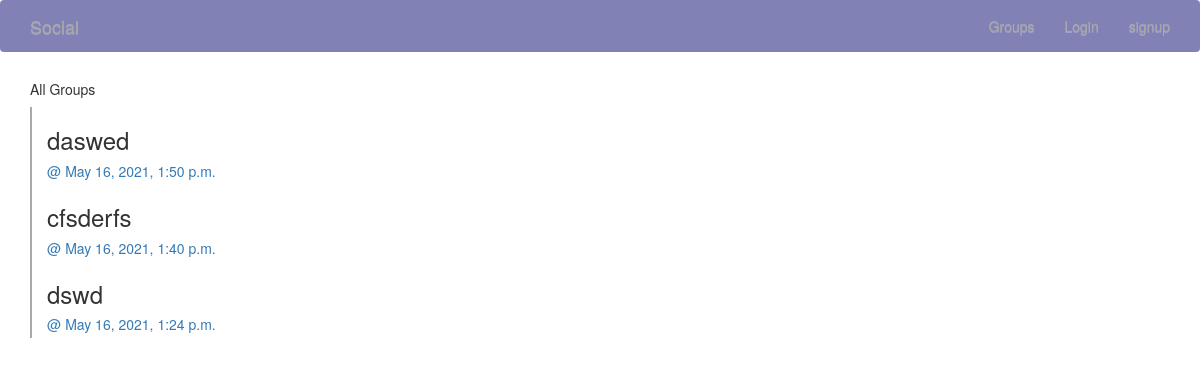
/posts/, run on the app's committed database.
### posts/models.py (models this page shows, shortened)
class Post(models.Model):
    user = models.ForeignKey(User,related_name='posts',on_delete=models.CASCADE)
    created_at = models.DateTimeField(auto_now=True)
    messages =models.TextField()
    message_html = models.TextField(editable=False)
    group = models.ForeignKey(Group,related_name='posts',null=True,blank=True,on_delete=models.CASCADE)
    class Meta():
        ordering = ['-created_at']
        unique_together = ['user','messages']

### posts/views.py (the view)
# urls.py: path('',views.PostList.as_view(),name='all'),
class PostList(SelectRelatedMixin, generic.ListView):
    model = models.Post
    select_related = ("user", "group")

### posts/templates/posts/post_list.html (shortened to what this page needs)
{%extends "posts/post_base.html"%}
{%block prepost %}
    <div class="card card-with-shadow">
        <div class="content">
            <h5 class="title">All Groups</h5>
        </div>
    </div>
    {%endblock%}
    {%block post_post%}
        <div class="col-md-8">
            {%for post in post_list%}
                {%include "posts/_post.html"%}
            {%endfor%}
        </div>
    {%endblock%}

### posts/templates/posts/_post.html (shortened to what this page needs)
<div class="post-media">
    <h3>{{post.message_html|safe}}</h3>
    <div class="media-body">
        <h5 class="media-heading">
            <span class="username">
                <a href="{% url 'posts:for_user' username=post.user.username%}">@{{user.username}}</a>
            </span>
            <time class="time">
                <a href="{% url 'posts:single' username=post.user.username pk=post.pk%}">{{post.created_at }}</a>
            </time>
        </h5>
    </div>
</div>

### static/simplesocial/css/master.css (style rules this page uses)
* { overflow:visible }
.col-md-8 { border-left: darkgray solid 2px; }

### data on the page
Post: message_html "daswed", created_at "May 16, 2021, 1:50 p.m."
Post: message_html "cfsderfs", created_at "May 16, 2021, 1:40 p.m."
Post: message_html "dswd", created_at "May 16, 2021, 1:24 p.m."
